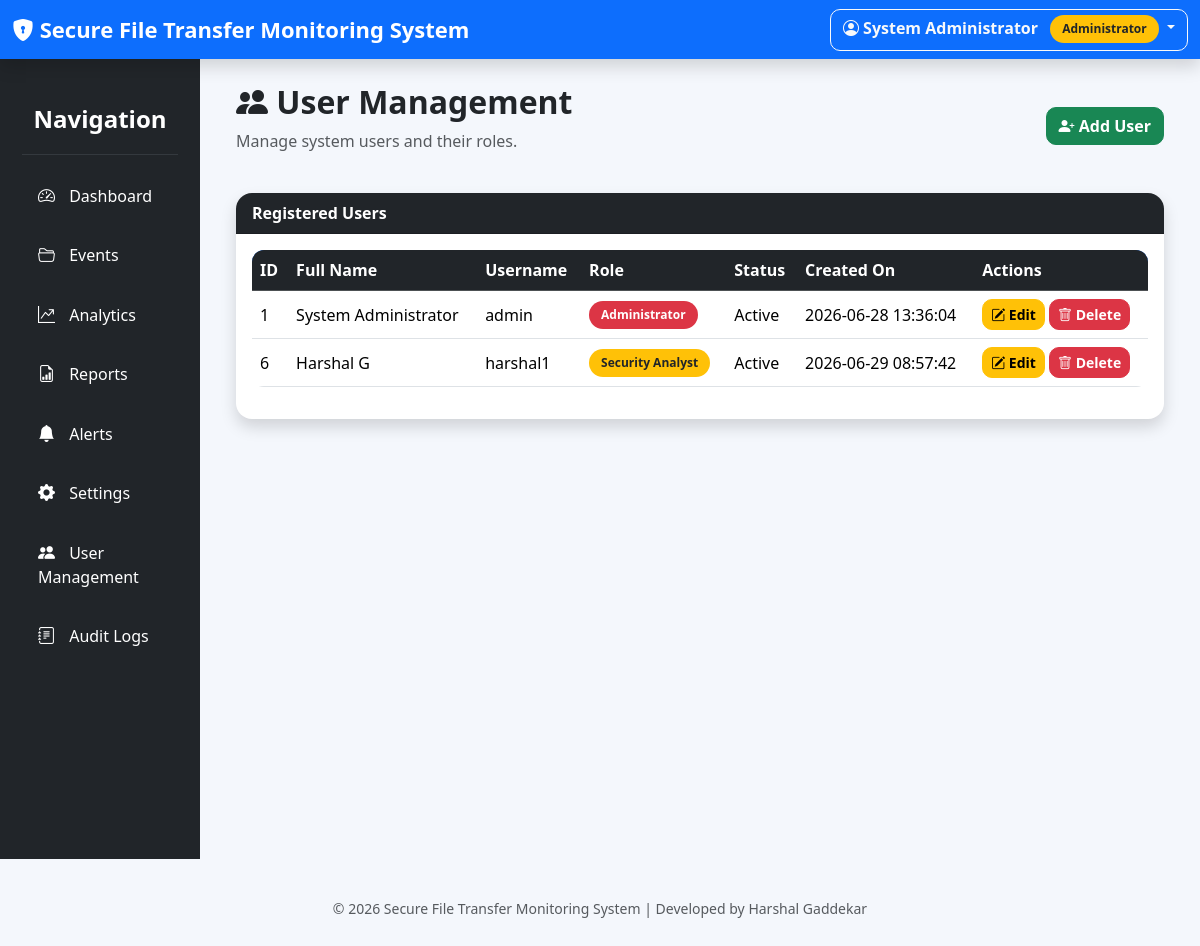
The app's page /users (signed in) with its own data.
### tables this page shows
CREATE TABLE users(

    id INTEGER PRIMARY KEY AUTOINCREMENT,

    username TEXT UNIQUE NOT NULL,

    password TEXT NOT NULL,

    full_name TEXT,

    role TEXT NOT NULL,

    status TEXT DEFAULT 'Active',

    created_at TIMESTAMP DEFAULT CURRENT_TIMESTAMP
);

### app.py (the view)
@app.route("/users")
def users():
    if not session.get("logged_in"):
        return redirect("/login")
    if session.get("role") != "Administrator":
        return "Access Denied", 403
    user_list = get_all_users()
    return render_template(
        "users.html",
        users=user_list
    )

### modules/users.py (called while the page is built)
def get_all_users():
    conn = sqlite3.connect(DATABASE)
    conn.row_factory = sqlite3.Row
    cursor = conn.cursor()
    cursor.execute("""
        SELECT *
        FROM users
        ORDER BY id
    """)
    users = cursor.fetchall()
    conn.close()
    return users

### templates/users.html (shortened to what this page needs)
{% extends "base.html" %}
{% block content %}
<div class="container-fluid">
    <div class="d-flex justify-content-between align-items-center mb-4">
        <div>
            <h2 class="fw-bold">
                <i class="bi bi-people-fill"></i>
                User Management
            </h2>
            <p class="text-muted">
                Manage system users and their roles.
            </p>
        </div>
            <a  href="/users/add" class="btn btn-success">
                <i class="bi bi-person-plus-fill"></i>
                Add User
            </a>
    </div>
    <div class="card shadow">
        <div class="card-header bg-dark text-white">
            Registered Users
        </div>
        <div class="card-body table-responsive">
            <table class="table table-hover align-middle">
                <thead class="table-dark">
                    <tr>
                            <th>ID</th>
                            <th>Full Name</th>
                            <th>Username</th>
                            <th>Role</th>
                            <th>Status</th>
                            <th>Created On</th>
                            <th>Actions</th>
                    </tr>
                </thead>
<tbody>
{% for user in users %}
<tr>
    <td>{{ user["id"] }}</td>
    <td>{{ user["full_name"] }}</td>
    <td>{{ user["username"] }}</td>
    <td>
        {% if user["role"] == "Administrator" %}
            <span class="badge bg-danger">
                {{ user["role"] }}
            </span>
        {% elif user["role"] == "Security Analyst" %}
            <span class="badge bg-warning text-dark">
                {{ user["role"] }}
            </span>
        {% else %}
            <span class="badge bg-primary">
                {{ user["role"] }}
            </span>
        {% endif %}
    </td>
<td>
    {{ user["status"] }}
</td>
    <td>
        {{ user["created_at"] }}
    </td>
    <td>
        <a
            href="/users/edit/{{ user['id'] }}"
            class="btn btn-sm btn-warning">
            <i class="bi bi-pencil-square"></i>
            Edit
        </a>
        <a
            href="/users/delete/{{ user['id'] }}"
            class="btn btn-danger btn-sm"
            onclick="return confirm('Delete this user?');">
            <i class="bi bi-trash"></i>
            Delete
        </a>
    </td>
</tr>
{% endfor %}
</tbody>
            </table>
        </div>
    </div>
</div>
{% endblock %}

### templates/base.html (shortened to what this page needs)
<!DOCTYPE html>
<html lang="en">
<head>
<link href="https://cdn.jsdelivr.net/npm/bootstrap@5.3.3/dist/css/bootstrap.min.css" rel="stylesheet">
<link href="https://cdn.jsdelivr.net/npm/bootstrap-icons@1.11.3/font/bootstrap-icons.css" rel="stylesheet">
<link rel="stylesheet" href="{{ url_for('static', filename='css/style.css') }}">
</head>
<body>
<nav class="navbar navbar-expand-lg navbar-dark bg-primary shadow">
<div class="container-fluid">
    <a class="navbar-brand fw-bold" href="/">
        <i class="bi bi-shield-lock-fill"></i>
        Secure File Transfer Monitoring System
    </a>
<div class="ms-auto">
    <div class="dropdown">
        <button
            class="btn btn-outline-light dropdown-toggle"
            type="button"
            data-bs-toggle="dropdown">
            <i class="bi bi-person-circle"></i>
            {{ session.get('full_name') }}
            <span class="badge bg-warning text-dark ms-2">
                {{ session.get('role') }}
            </span>
        </button>
    </div>
</div>
</div>
</nav>
<div class="container-fluid">
<div class="row">
    <div class="col-lg-2 sidebar">
        <h4 class="mt-4 text-center">
            Navigation
        </h4>
        <hr>
        <a href="/">
            <i class="bi bi-speedometer2"></i>
            Dashboard
        </a>
        <a href="/events">
            <i class="bi bi-folder2-open"></i>
            Events
        </a>
        <a href="/analytics">
            <i class="bi bi-graph-up-arrow"></i>
            Analytics
        </a>
        <a href="/reports">
            <i class="bi bi-file-earmark-bar-graph"></i>
            Reports
        </a>
        <a href="/alerts">
            <i class="bi bi-bell-fill"></i>
            Alerts
        </a>
        <a href="/settings">
            <i class="bi bi-gear-fill"></i>
            Settings
        </a>
        <a href="/users">
            <i class="bi bi-people-fill"></i>
            User Management
        </a>
        <a href="/audit-logs">
            <i class="bi bi-journal-text"></i>
            Audit Logs
        </a>
    </div>
    <div class="col-lg-10 p-4">
        {% block content %}
        {% endblock %}
    </div>
</div>
</div>
<footer class="text-center mt-4 mb-3 text-muted">
© 2026 Secure File Transfer Monitoring System |
Developed by Harshal Gaddekar
</footer>
</body>
</html>

### static/css/style.css (style rules this page uses)
:root { --primary:#0d6efd; --success:#198754; --warning:#ffc107; --danger:#dc3545; --info:#0dcaf0; --dark:#212529; --background:#f4f7fc; --card-shadow:0 8px 20px rgba(0,0,0,.08); --card-hover:0 15px 35px rgba(0,0,0,.15); }
body { background:var(--background); font-family:'Segoe UI',Tahoma,Geneva,Verdana,sans-serif; overflow-x:hidden; color:#212529; }
.navbar { box-shadow:0 4px 18px rgba(0,0,0,.12); }
.navbar-brand { font-size:22px; font-weight:700; }
.sidebar { background:#212529; min-height:100vh; padding:22px; }
.sidebar h4 { color:white; margin-bottom:20px; font-weight:600; }
.sidebar hr { border-color:#6c757d; }
.sidebar a { display:block; color:white; text-decoration:none; padding:12px 16px; margin-bottom:10px; border-radius:10px; transition:all .25s ease; font-weight:500; }
.sidebar i { margin-right:10px; font-size:17px; }
.card { border:none; border-radius:16px; box-shadow:var(--card-shadow); transition:all .25s ease; }
.card-header { font-weight:600; border-top-left-radius:16px !important; border-top-right-radius:16px !important; }
.table { background:white; border-radius:12px; overflow:hidden; }
.table thead { background:#0d6efd; color:white; }
.table td, .table th { vertical-align:middle; }
.table tbody tr { transition:.2s; }
.table-responsive { border-radius:12px; }
.badge { padding:8px 12px; font-size:12px; font-weight:600; border-radius:20px; }
.btn { border-radius:10px; font-weight:600; }
footer { color:#6c757d; padding:15px; font-size:14px; }
.card, .btn, .sidebar a { transition:all .25s ease-in-out; }

### records on screen
users: get "System Administrator", get "Administrator", id "1", full_name "System Administrator", username "admin", role "Administrator", status "Active", created_at "2026-06-28 13:36:04"
users: id "6", full_name "Harshal G", username "harshal1", role "Security Analyst", status "Active", created_at "2026-06-29 08:57:42"
